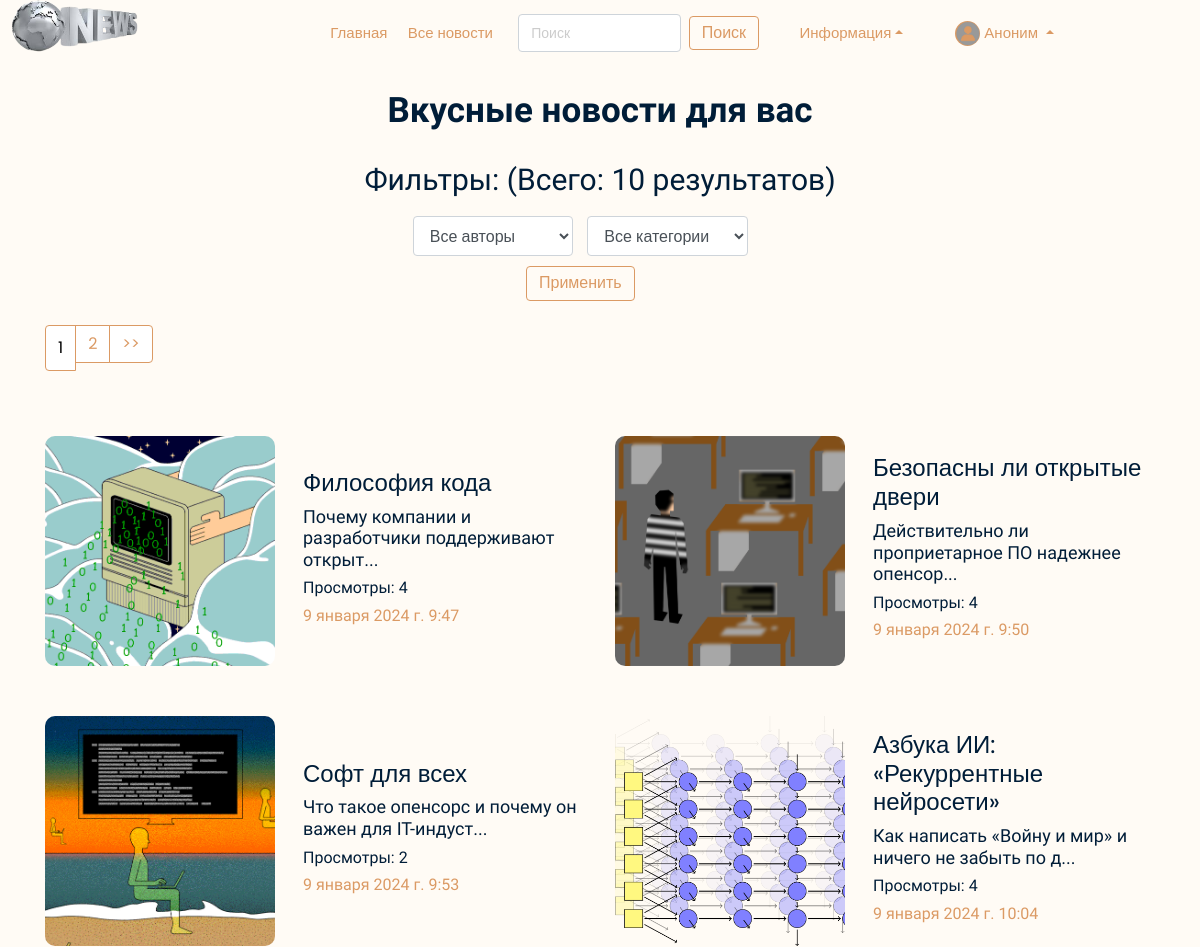
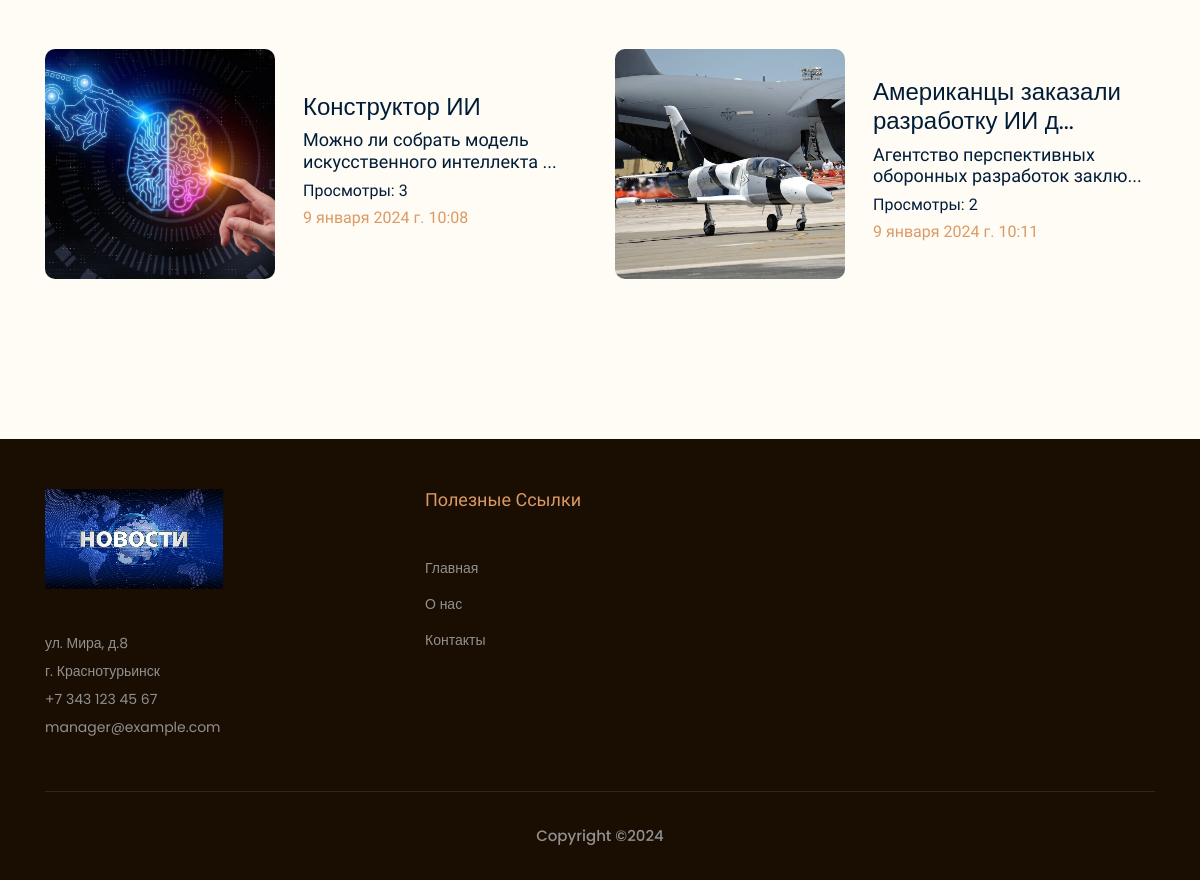
Page /news/ on the committed database (2 pictures, top to bottom).
### news/models.py (models this page shows, shortened)
class Article(models.Model):
    categories = [('IT', 'IT'),
                  ('SPORT', 'Sport'),
                  ('AI', 'AI')]
    author = models.ForeignKey(User, on_delete=models.SET_NULL, null=True, verbose_name='Автор')    # Если пользователь удалится, то данное поле будет NULL
    title = models.CharField('Название', max_length=100, validators=[MinLengthValidator(10), MaxLengthValidator(100)])
    anouncement = models.TextField('Аннотация', max_length=250, validators=[MinLengthValidator(10), MaxLengthValidator(250)])
    text = models.TextField('Текст новости', validators=[MinLengthValidator(30), MaxLengthValidator(10000)])
    date = models.DateTimeField('Дата публикации', auto_created=True)
    date_edit = models.DateTimeField('Дата редактирования', auto_now=True)
    category = models.CharField(choices=categories, max_length=20, verbose_name='Категории')
    tags = models.ManyToManyField(to=Tag, blank=True, verbose_name='Тэги')    # blank - разрешаем полю быть пустым
    slug = models.SlugField()
    objects = models.Manager()
    published = PublishedToday()
    status = models.BooleanField(default=False, verbose_name='Опубликовано')    # Автор добавляет новость и по-умолчанию она не публикуется. Модетатор должен подтвердить публикацию - True
    def get_absolute_url(self):
        return f'/news/show/{self.id}'
    def get_views(self):
        return self.views.count()
    class Meta:
        ordering = ['date', 'title']    # Порядок сортировки
        verbose_name = 'Новость'
        verbose_name_plural = 'Новости'

class Image(models.Model):
    def folder_path(instance, filename):
        return f"article_images/article_{instance.article.pk}/{filename}"
    article = models.ForeignKey(Article, on_delete=models.CASCADE, verbose_name='Новость')
    title = models.CharField(max_length=50, blank=True, verbose_name='Название')
    image = models.ImageField(upload_to=folder_path)     # лучше добавить поле default !!!  # default='default_article_img.png',
    objects = models.Manager()
    class Meta:
        verbose_name = 'Изображение'
        verbose_name_plural = 'Изображения'

### news/views.py (the view)
# urls.py: path('', views.news_index, name='news_index'),
def news_index(request):
    categories = Article.categories #создали перечень категорий
    author_list = User.objects.filter(article__isnull=False).filter(article__status=True).distinct() #создали перечень авторов
    selected_author = request.session.get('author_filter')
    selected_category = request.session.get('category_filter')
    selected_author = 0 if selected_author == None else selected_author
    selected_category = 0 if selected_category == None else selected_category
    if request.method == "POST":
        search_input = request.session.get('search_input')
        if search_input != None:  # если не пустое - находим нужные новости
            del request.session['search_input']  # чистим сессию, чтобы этот фильтр не "заело"
        selected_author = int(request.POST.get('author_filter'))
        selected_category = int(request.POST.get('category_filter'))
        request.session['author_filter'] = selected_author
        request.session['category_filter'] = selected_category
        return redirect('news_index')
    else: # Если метод запроса "GET", то:    # страница открывется впервые;    # нас переадресовала сюда функция поиска;    # листаем фильтрованные страницы (Paginator)
        search_input = request.session.get('search_input')  # вытаскиваем из сессии значение поиска
        if search_input != None:  # если не пустое - находим нужные новости
            articles = Article.objects.filter(title__icontains=search_input)
            selected_author = 0
            selected_category = 0
        else:   # если это не поисковый запрос, а переход по пагинатору или первое открытие
            articles = Article.objects.all()
            if selected_author != 0:  # если не пустое - находим нужные ноновсти
                articles = articles.filter(author=selected_author)
            if selected_category != 0:  # фильтруем найденные по авторам результаты по категориям
                articles = articles.filter(category__icontains=categories[selected_category - 1][0])
    articles = articles.filter(status='True').order_by('-date')
    total = len(articles)
    p = Paginator(articles, 6)
    page_number = request.GET.get('page')
    page_obj = p.get_page(page_number)
    context = {'articles': page_obj, 'author_list': author_list, 'selected_author': selected_author,
               'categories': categories, 'selected_category': selected_category, 'total': total}
    return render(request, 'news/index.html', context)

### news/templates/news/index.html (shortened to what this page needs)
{% extends 'main/base_template.html' %}
{% load static %}
{% load bootstrap5 %}
{% block content %}
<div class="Delicious_area">
    <div class="container">
        <div class="row">
            <div class="col-xl-12">
                <div class="section_title text-center mb-30">
                    <h3>Вкусные новости для вас</h3>
                </div>
            </div>
        </div>
        <div class="row">
            <div class="col-xl-12">
                <div class="section_title text-center mb-50">
                    <label><h2> Фильтры: (Всего: {{ total }} результатов) </h2>
                        <form method="post">
                            <div class="form-group col-11">
                                <select class="form-select" name="author_filter" style="width:40%">
                                    <option value="0">Все авторы</option>
                                </select>
                                <select class="form-select" name="category_filter" style="width:40%">
                                    <option value="0">Все категории</option>
                                </select>
                                <button class="buttn2 boxed-button2 my-2 my-sm-0" type="submit">Применить</button>
                            </div>
                        </form>
                    </label>
                {% if total > 6 %}
                    <div class="container mx-auto">
                        <div class="row ">
                            <nav aria-label="Page navigation example">
                                <ul class="pagination1">
                                    {% for p in articles.paginator.page_range %}
                                        {% if articles.number == p %}
                                            <li class="page-item1"><p class="page-link1" style="color:black;"> {{ p }}</p></li>
                                        {% else %}
                                            <li class="page-item1"><a class="page-link1" href="?page={{ p }}"> {{ p }}</a></li>
                                        {% endif %}
                                    {% endfor %}
                                    {% if articles.has_next %}
                                        <li class="page-item1"><a class="page-link1" href="?page={{ articles.next_page_number }}"> >> </a></li>
                                    {% endif %}
                                </ul>
                            </nav>
                        </div>
                    </div>
                {% endif %}
                </div>
            </div>
        </div>
    </div>
    <div class="container">
        {% include 'news/news_random_main.html' with articles=articles %}
    </div>
</div>
{% endblock %}

### news/templates/news/news_random_main.html (shortened to what this page needs)
<div class="row">
    {% for article in articles %}
        <div class="col-xl-6 col-md-6 col-lg-6">
            <a href="{{ article.get_absolute_url }}">
            <div class="single_delicious d-flex align-items-center">
                <div class="thumb">
                    {% if article.image_set.all %}
                        <img class="d-block" src="{{ article.image_set.all.0.image.url }}" alt="{{ article.title }}">
                    {% else %}
                        <img class="d-block" src="/media/default_article_img.png" alt="{{ article.title }}">
                    {% endif %}
                </div>
                <div class="info">
                    {% if article.title|length > 35 %}
                        <h3>{{ article.title|slice:":35" }}...</h3>
                    {% else %}
                        <h3>{{ article.title }}</h3>
                    {% endif %}
                    {% if article.anouncement|length > 50 %}
                        <h4>{{ article.anouncement|slice:":50" }}...</h4>
                    {% else %}
                        <h4>{{ article.anouncement }}</h4>
                    {% endif %}
                    <h5>Просмотры: {{ article.get_views }}</h5>
                    <h5><span>{{ article.date_edit }}</span></h5>
                </div>
            </div>
        </div>
    {% endfor %}
</div>

### rows in the picture
Article: image_set.all.0.image (picture), title "Философия кода", anouncement "Почему компании и разработчики поддерживают открыт", get_views "4", date_edit "9 января 2024 г. 9:47"
Article: image_set.all.0.image (picture), title "Безопасны ли открытые двери", anouncement "Действительно ли проприетарное ПО надежнее опенсор", get_views "4", date_edit "9 января 2024 г. 9:50"
Article: image_set.all.0.image (picture), title "Софт для всех", anouncement "Что такое опенсорс и почему он важен для IT-индуст", get_views "2", date_edit "9 января 2024 г. 9:53"
Article: image_set.all.0.image (picture), title "Азбука ИИ: «Рекуррентные нейросети»", anouncement "Как написать «Войну и мир» и ничего не забыть по д", get_views "4", date_edit "9 января 2024 г. 10:04"
Article: image_set.all.0.image (picture), title "Конструктор ИИ", anouncement "Можно ли собрать модель искусственного интеллекта", get_views "3", date_edit "9 января 2024 г. 10:08"
Article: image_set.all.0.image (picture), title "Американцы заказали разработку ИИ д", anouncement "Агентство перспективных оборонных разработок заклю", get_views "2", date_edit "9 января 2024 г. 10:11"

### other values in the picture
{{ total }} "10"
{{ p }} "1"
{{ p }} "2"
